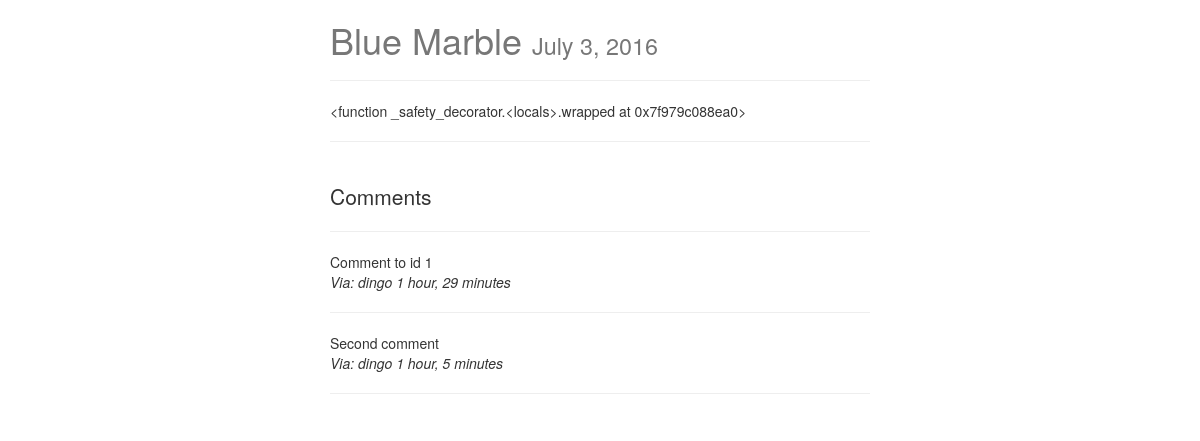
The page /posts/new-post/ on the database its author committed.
### posts/models.py (models this page shows, shortened)
class Post(models.Model):
    user = models.ForeignKey(settings.AUTH_USER_MODEL, default=1)
    title = models.CharField(max_length=120)
    slug = models.SlugField(unique=True)
    image = models.ImageField(upload_to=upload_location,
            null=True,
            blank=True,
            width_field="width_field",
            height_field="height_field")
    height_field = models.IntegerField(default=0)
    width_field = models.IntegerField(default=0)
    content = models.TextField()
    draft = models.BooleanField(default=False)
    publish = models.DateField(auto_now=False, auto_now_add=False)
    updated = models.DateTimeField(auto_now=True, auto_now_add=False)
    timestamp = models.DateTimeField(auto_now=False, auto_now_add=True)
    objects = PostManager()
    class Meta:
        ordering = ["-timestamp", "-updated"]
    def get_markdown(self):
        content = self.content
        markdown_text = markdown(content)
        return mark_safe(markdown_text)

### comments/models.py (models this page shows, shortened)
class Comment(models.Model):
    user        = models.ForeignKey(settings.AUTH_USER_MODEL, default=1)
    content_type = models.ForeignKey(ContentType, on_delete=models.CASCADE)
    object_id = models.PositiveIntegerField()
    content_object = GenericForeignKey('content_type', 'object_id')
    content     = models.TextField(blank=False, null=False)
    timestamp   = models.DateTimeField(auto_now_add=True)

### posts/views.py (the view)
# urls.py: url(r'^(?P<slug>[\w-]+)/$', post_detail, name='detail'),
def post_detail(request, slug=None):
    instance = get_object_or_404(Post, slug=slug)
    if instance.publish > timezone.now().date() or instance.draft:
        if not request.user.is_staff or not request.user.is_superuser:
            raise Http404
    share_string = quote_plus(instance.content)
    content_type = ContentType.objects.get_for_model(Post)
    obj_id = instance.id
    comments = Comment.objects.filter(content_type=content_type, object_id=obj_id)
    context = {
        "title": instance.title,
        "instance": instance,
        "share_string": share_string,
        "comments": comments,
    }
    return render(request, "post_detail.html", context)

### templates/post_detail.html (shortened to what this page needs)
{% extends "base.html" %}
{% load urlify %}
{% block content %}
<div class='col-sm-6 col-sm-offset-3'>
<h1>{{ title }} <small>{% if instance.draft %}<span style='color:red;'>Draft</span> {% endif %}{{ instance.publish }}</small></h1>
<p>
  <hr/>
</p>
<div class='row'>
  <div class='col-sm-12'>
    <div class="post-detail-item">
      {{ instance.get_markdown }}
    </div>
    <hr/>
    <br/>
    <div class="">
      <p class="lead"> Comments </p>
      <hr>
      {% for comment in comments %}
      <div class="">
        {{ comment.content }}
        <p> <em>Via: {{ comment.user }} {{ comment.timestamp | timesince }}</em> </p>
        <hr>
      </div>
      {% endfor %}
    </div>
    </div>
  </div>
</div>
{% endblock content %}

### static/css/base.css (style rules this page uses)
h1 { color: #777777; }

### rows shown on the page
Post: title "Blue Marble", publish "July 3, 2016", get_markdown "<function _safety_decorator.<locals>.wrapped at 0x7f979c088ea0>"
Comment: content "Comment to id 1", user "dingo", timestamp "1 hour, 29 minutes"
Comment: content "Second comment", user "dingo", timestamp "1 hour, 5 minutes"
